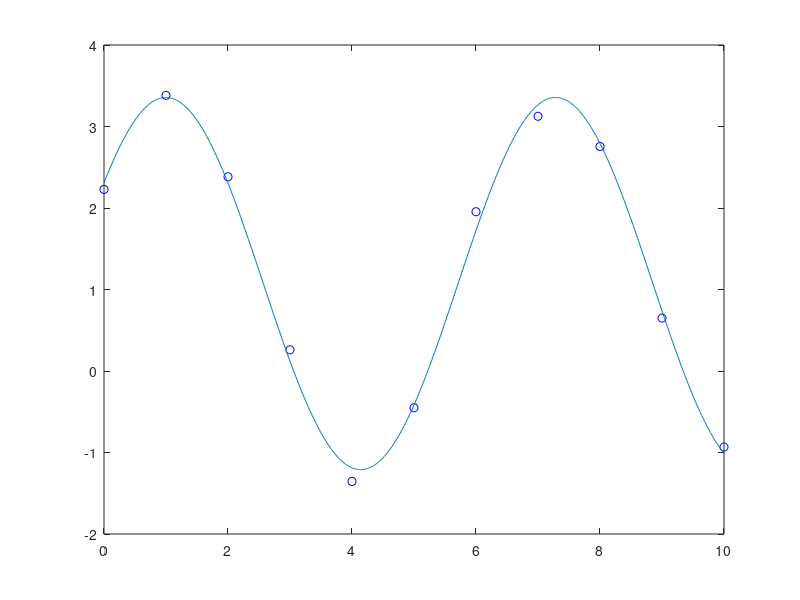

Source code (MATLAB):
clc;clear;close all
%Cargando el archios "puntos", que se encuentra en el PDF lab4
load puntos
%Grafica de los puntos
plot(x,y,'ob'); hold all;
%Ensamble de la Matriz
A = [ones(size(x))',cos(x)',sin(x)'];
b = y';
%Resolviendo el sistema Ax=b
x = A\b;
%Vector para graficar
xx = 0:0.01:10;
%Funcion con los coeficientes y grafica
f = x(1) + x(2)*cos(xx) + x(3)*sin(xx);
plot(xx,f)
